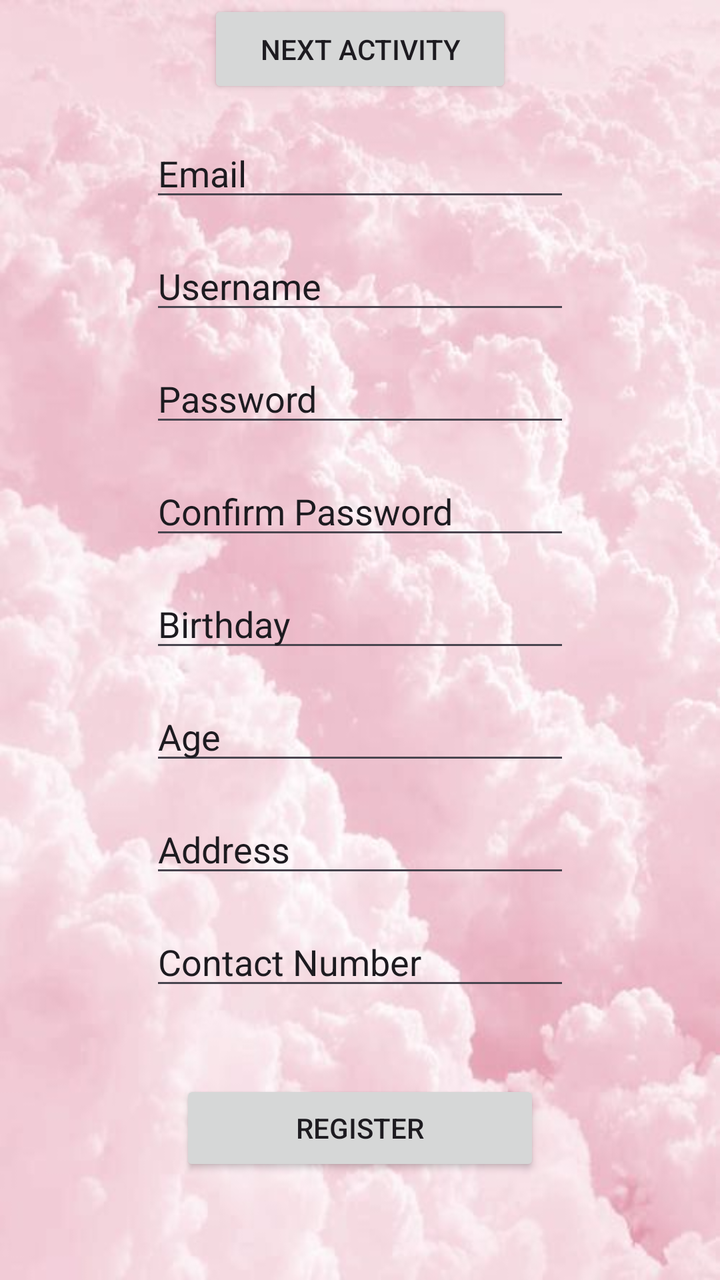
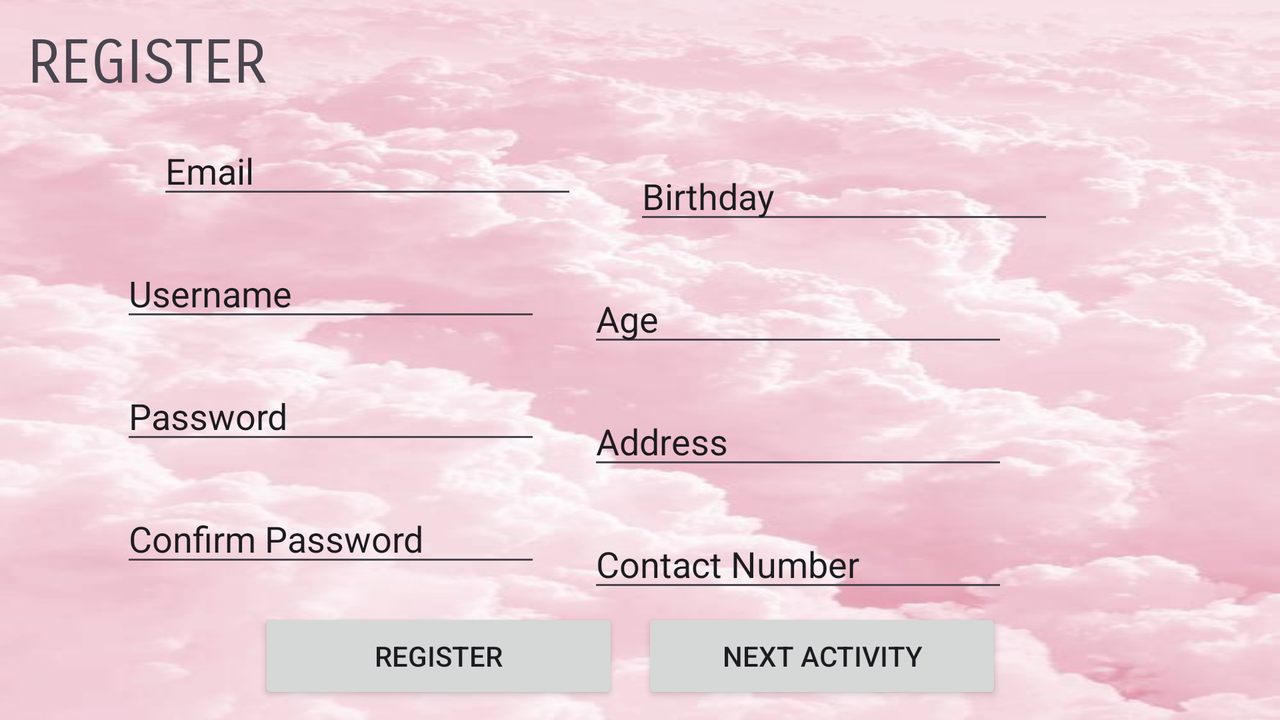

Compare how this app lays out the same screen by default and in its alternative resource folder. The renders come first, then the two layout files and the values they reference.
<!-- AndroidManifest.xml: application theme Theme.Activity_CC106_real -->
<!-- res/layout/activity_main2.xml -->
<?xml version="1.0" encoding="utf-8"?>
<androidx.constraintlayout.widget.ConstraintLayout xmlns:android="http://schemas.android.com/apk/res/android"
    xmlns:app="http://schemas.android.com/apk/res-auto"
    xmlns:tools="http://schemas.android.com/tools"
    android:background="@drawable/girly"
    android:layout_width="match_parent"
    android:layout_height="match_parent"
    tools:context=".MainActivity2">

    <TextView
        android:id="@+id/textView3"
        android:layout_width="wrap_content"
        android:layout_height="wrap_content"
        android:layout_marginBottom="600dp"
        android:fontFamily="sans-serif-smallcaps"
        android:text="REGISTER"
        android:textSize="30sp"
        app:layout_constraintBottom_toBottomOf="parent"
        app:layout_constraintEnd_toEndOf="parent"
        app:layout_constraintStart_toStartOf="parent"
        app:layout_constraintTop_toTopOf="parent" />

    <EditText
        android:id="@+id/editTextText"
        android:layout_width="wrap_content"
        android:layout_height="wrap_content"
        android:layout_marginBottom="470dp"
        android:ems="10"
        android:inputType="text"
        android:text="Email"
        app:layout_constraintBottom_toBottomOf="parent"
        app:layout_constraintEnd_toEndOf="parent"
        app:layout_constraintStart_toStartOf="parent"
        app:layout_constraintTop_toTopOf="parent" />

    <EditText
        android:id="@+id/editTextText5"
        android:layout_width="wrap_content"
        android:layout_height="wrap_content"
        android:layout_marginTop="15dp"
        android:ems="10"
        android:inputType="text"
        android:text="Username"
        app:layout_constraintEnd_toEndOf="parent"
        app:layout_constraintStart_toStartOf="parent"
        app:layout_constraintTop_toBottomOf="@+id/editTextText" />

    <EditText
        android:id="@+id/editTextText6"
        android:layout_width="wrap_content"
        android:layout_height="wrap_content"
        android:layout_marginTop="15dp"
        android:ems="10"
        android:inputType="text"
        android:text="Password"
        app:layout_constraintEnd_toEndOf="parent"
        app:layout_constraintStart_toStartOf="parent"
        app:layout_constraintTop_toBottomOf="@+id/editTextText5" />

    <EditText
        android:id="@+id/editTextText7"
        android:layout_width="wrap_content"
        android:layout_height="wrap_content"
        android:layout_marginTop="15dp"
        android:ems="10"
        android:inputType="text"
        android:text="Confirm Password"
        app:layout_constraintEnd_toEndOf="parent"
        app:layout_constraintStart_toStartOf="parent"
        app:layout_constraintTop_toBottomOf="@+id/editTextText6" />

    <EditText
        android:id="@+id/editTextText8"
        android:layout_width="wrap_content"
        android:layout_height="wrap_content"
        android:layout_marginTop="15dp"
        android:ems="10"
        android:inputType="text"
        android:text="Birthday"
        app:layout_constraintEnd_toEndOf="parent"
        app:layout_constraintStart_toStartOf="parent"
        app:layout_constraintTop_toBottomOf="@+id/editTextText7" />

    <EditText
        android:id="@+id/editTextText9"
        android:layout_width="wrap_content"
        android:layout_height="wrap_content"
        android:layout_marginTop="15dp"
        android:ems="10"
        android:inputType="text"
        android:text="Age"
        app:layout_constraintEnd_toEndOf="parent"
        app:layout_constraintStart_toStartOf="parent"
        app:layout_constraintTop_toBottomOf="@+id/editTextText8" />

    <EditText
        android:id="@+id/editTextText10"
        android:layout_width="wrap_content"
        android:layout_height="wrap_content"
        android:layout_marginTop="15dp"
        android:ems="10"
        android:inputType="text"
        android:text="Address"
        app:layout_constraintEnd_toEndOf="parent"
        app:layout_constraintStart_toStartOf="parent"
        app:layout_constraintTop_toBottomOf="@+id/editTextText9" />

    <EditText
        android:id="@+id/editTextText11"
        android:layout_width="wrap_content"
        android:layout_height="wrap_content"
        android:layout_marginTop="15dp"
        android:ems="10"
        android:inputType="text"
        android:text="Contact Number"
        app:layout_constraintEnd_toEndOf="parent"
        app:layout_constraintStart_toStartOf="parent"
        app:layout_constraintTop_toBottomOf="@+id/editTextText10" />

    <Button
        android:id="@+id/button"
        android:layout_width="180dp"
        android:layout_height="wrap_content"
        android:layout_marginTop="40dp"
        android:text="REGISTER"
        app:layout_constraintEnd_toEndOf="parent"
        app:layout_constraintStart_toStartOf="parent"
        app:layout_constraintTop_toBottomOf="@+id/editTextText11" />


    <Button
        android:id="@+id/buttonNext"
        android:layout_width="152dp"
        android:layout_height="49dp"
        android:layout_marginBottom="32dp"
        android:ems="10"
        android:onClick="goToNextActivity"
        android:text="Next Activity"
        app:layout_constraintEnd_toEndOf="parent"
        app:layout_constraintStart_toStartOf="parent" />


</androidx.constraintlayout.widget.ConstraintLayout>
<!-- resources referenced by this layout -->
<resources>
  <!-- drawable girly: jpg bitmap (drawable, 30250 bytes) -->
  <style name="Theme.Activity_CC106_real" parent="Base.Theme.Activity_CC106_real" />
  <style name="Base.Theme.Activity_CC106_real" parent="Theme.Material3.DayNight.NoActionBar">
          
          
      </style>
</resources>
<!-- res/layout-land/activity_main2.xml (the author's variant of the layout above) -->
<!-- drawn on the phone turned sideways -->
<?xml version="1.0" encoding="utf-8"?>
<androidx.constraintlayout.widget.ConstraintLayout xmlns:android="http://schemas.android.com/apk/res/android"
    xmlns:app="http://schemas.android.com/apk/res-auto"
    xmlns:tools="http://schemas.android.com/tools"
    android:layout_width="match_parent"
    android:layout_height="match_parent"
    android:background="@drawable/girly"
    tools:context=".MainActivity2">

    <TextView
        android:id="@+id/textView3"
        android:layout_width="wrap_content"
        android:layout_height="wrap_content"
        android:fontFamily="sans-serif-smallcaps"
        android:text="REGISTER"
        android:textSize="30sp"
        app:layout_constraintBottom_toBottomOf="parent"
        app:layout_constraintEnd_toEndOf="parent"
        app:layout_constraintHorizontal_bias="0.026"
        app:layout_constraintStart_toStartOf="parent"
        app:layout_constraintTop_toTopOf="parent"
        app:layout_constraintVertical_bias="0.042" />

    <EditText
        android:id="@+id/editTextText"
        android:layout_width="wrap_content"
        android:layout_height="wrap_content"
        android:layout_marginEnd="273dp"
        android:layout_marginBottom="193dp"
        android:ems="10"
        android:inputType="text"
        android:text="Email"
        app:layout_constraintBottom_toBottomOf="parent"
        app:layout_constraintEnd_toEndOf="parent"
        app:layout_constraintStart_toStartOf="parent"
        app:layout_constraintTop_toTopOf="parent" />

    <EditText
        android:id="@+id/editTextText5"
        android:layout_width="wrap_content"
        android:layout_height="wrap_content"
        android:layout_marginTop="20dp"
        android:ems="10"
        android:inputType="text"
        android:text="Username"
        app:layout_constraintEnd_toStartOf="@+id/editTextText9"
        app:layout_constraintHorizontal_bias="0.718"
        app:layout_constraintStart_toStartOf="parent"
        app:layout_constraintTop_toBottomOf="@+id/editTextText" />

    <EditText
        android:id="@+id/editTextText6"
        android:layout_width="wrap_content"
        android:layout_height="wrap_content"
        android:layout_marginTop="20dp"
        android:ems="10"
        android:inputType="text"
        android:text="Password"
        app:layout_constraintEnd_toStartOf="@+id/editTextText10"
        app:layout_constraintHorizontal_bias="0.718"
        app:layout_constraintStart_toStartOf="parent"
        app:layout_constraintTop_toBottomOf="@+id/editTextText5" />

    <EditText
        android:id="@+id/editTextText7"
        android:layout_width="wrap_content"
        android:layout_height="wrap_content"
        android:layout_marginTop="20dp"
        android:ems="10"
        android:inputType="text"
        android:text="Confirm Password"
        app:layout_constraintEnd_toStartOf="@+id/editTextText11"
        app:layout_constraintHorizontal_bias="0.718"
        app:layout_constraintStart_toStartOf="parent"
        app:layout_constraintTop_toBottomOf="@+id/editTextText6" />

    <EditText
        android:id="@+id/editTextText8"
        android:layout_width="wrap_content"
        android:layout_height="wrap_content"
        android:ems="10"
        android:inputType="text"
        android:text="Birthday"
        app:layout_constraintBottom_toBottomOf="parent"
        app:layout_constraintEnd_toEndOf="parent"
        app:layout_constraintHorizontal_bias="0.737"
        app:layout_constraintStart_toStartOf="parent"
        app:layout_constraintTop_toTopOf="parent"
        app:layout_constraintVertical_bias="0.237" />

    <EditText
        android:id="@+id/editTextText9"
        android:layout_width="wrap_content"
        android:layout_height="wrap_content"
        android:layout_marginTop="20dp"
        android:layout_marginEnd="136dp"
        android:ems="10"
        android:inputType="text"
        android:text="Age"
        app:layout_constraintEnd_toEndOf="parent"
        app:layout_constraintTop_toBottomOf="@+id/editTextText8" />

    <EditText
        android:id="@+id/editTextText10"
        android:layout_width="wrap_content"
        android:layout_height="wrap_content"
        android:layout_marginTop="20dp"
        android:layout_marginEnd="136dp"
        android:ems="10"
        android:inputType="text"
        android:text="Address"
        app:layout_constraintEnd_toEndOf="parent"
        app:layout_constraintTop_toBottomOf="@+id/editTextText9" />

    <EditText
        android:id="@+id/editTextText11"
        android:layout_width="wrap_content"
        android:layout_height="wrap_content"
        android:layout_marginTop="20dp"
        android:layout_marginEnd="136dp"
        android:ems="10"
        android:inputType="text"
        android:text="Contact Number"
        app:layout_constraintEnd_toEndOf="parent"
        app:layout_constraintTop_toBottomOf="@+id/editTextText10" />

    <Button
        android:id="@+id/button"
        android:layout_width="180dp"
        android:layout_height="wrap_content"
        android:layout_marginBottom="8dp"
        android:text="REGISTER"
        app:layout_constraintBottom_toBottomOf="parent"
        app:layout_constraintEnd_toEndOf="parent"
        app:layout_constraintHorizontal_bias="0.281"
        app:layout_constraintStart_toStartOf="parent" />

    <Button
        android:id="@+id/buttonNext"
        android:layout_width="180dp"
        android:layout_height="wrap_content"
        android:layout_marginBottom="8dp"
        android:onClick="goToNextActivity"
        android:text="Next Activity"
        app:layout_constraintBottom_toBottomOf="parent"
        app:layout_constraintEnd_toEndOf="parent"
        app:layout_constraintHorizontal_bias="0.698"
        app:layout_constraintStart_toStartOf="parent" />

</androidx.constraintlayout.widget.ConstraintLayout>
